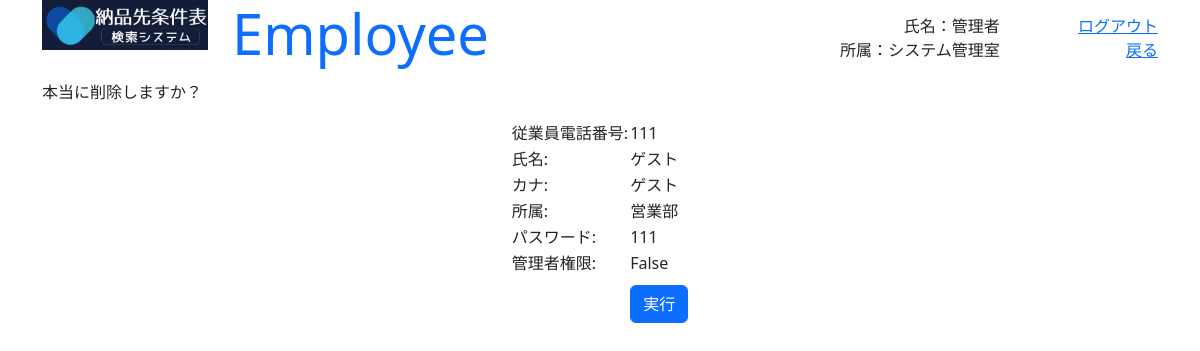
Page /employee/2/2 (signed in) on the committed database.
### GreenLine/models.py (models this page shows, shortened)
class Employee(models.Model) :
    organization = models.ForeignKey(Organization, on_delete=models.CASCADE)
    name = models.CharField(max_length=32, default='')
    kana_regex = RegexValidator(regex=r'^[ァ-ヴー]+$', message='カナはカタカナのみ入力できます')
    kana = models.CharField(validators=[kana_regex], max_length=64, default='')
    phone_regex = RegexValidator(regex=r'^[0-9]+$', message='電話番号は半角数字のみ入力できます')
    phone = models.CharField(validators=[phone_regex], max_length=16, default='')
    password = models.CharField(max_length=16, default='')
    auth = models.BooleanField(default=False)

class Organization(models.Model) :
    name = models.CharField(max_length=200, default='')

### GreenLine/views.py (the view)
# urls.py: path('employee/<int:id>/<int:edit>', employee, name="employee"),
@csrf_exempt
def employee(request, id, edit) :
    print(id, edit)
    employee = get_employee(request, True)
    if not employee :
        return redirect('admin_login')
    target = Employee.objects.filter(id=id).first()
    params = {
        'title' : 'Employee',
        'msg' : '',
        'name' : employee.name,
        'organizaion' : employee.organization.name,
        'id' : id,
        'edit' : edit,
        'form' : EmployeeForm(instance=target)
    }
    if request.POST :
        form = EmployeeForm(data=request.POST)
        if edit == 1 :
            if form.is_valid() :
                params['msg'] = 'この内容で更新してよいですか？'
                params['form'] = form
            else :
                params['msg'] = '入力に誤りがあります'
        elif edit == 3 :
            target.phone = request.POST['phone']
            target.name = request.POST['name']
            target.kana = request.POST['kana']
            target.password = request.POST['password']
            print(request.POST['organization'])
            target.organization = Organization.objects.filter(id=request.POST['organization']).first()
            target.save()
            return redirect('show_employees')
    else :
        if edit == 2 :
            params['msg'] = '本当に削除しますか？'
        elif edit == 4 :
            target = Employee.objects.filter(id=id)
            target.delete()
            return redirect('show_employees')
    return render(request, 'employee.html', params)

### GreenLine/forms.py (called while the page is built)
    def get_organization(self) :
        return self.instance.organization.name

### GreenLine/views.py (called while the page is built)
def get_employee(request, auth_flg) :
    if not 'employee' in request.session :
        return None
    employee = Employee.objects.filter(id=request.session['employee']).first()
    if not employee :
        return None
    if auth_flg and not employee.auth :
        return None
    return employee

### GreenLine/templates/employee.html (shortened to what this page needs)
{% load static %}
<!doctype html>
<html lang="ja">
<head>
    <link href="https://cdn.jsdelivr.net/npm/bootstrap@5.3.0-alpha1/dist/css/bootstrap.min.css" rel="stylesheet">
</head>
<body class="container" style="height: 95vh;">
    <div class="row align-items-start">
        <div class="col-2"><img src="{% static 'title.png' %}" width="100%"></div>
        <div id="main_header" class="col-10 container" style="height: 10vh; padding-bottom: 10px;">
            <div class="row align-items-center">
            <div class="col-6 text-start"><h1 class="display-4 text-primary">{{ title }}</h1></div>
            <div class="col-4 container">
                <div class="row"><div class="col text-end">氏名：{{ name }}</div></div>
                <div class="row"><div class="col text-end">所属：{{ organizaion }}</div></div>
            </div>
            <div class="col container">
                <div class="row"><div class="col text-end"><a href="{% url 'admin_login' %}">ログアウト</a></div></div>
                <div class="row"><div class="col text-end"><a href="{% url 'admin_main' %}">戻る</a></div></div>
            </div>
            </div>
        </div>
        </div>
    <p>{{ msg }}</p>
    <div id="employee" class="d-flex justify-content-center">
    <form action="{% url 'employee' id edit %}" method="POST">
    <table>
    {% if edit != 1 %}
        <tr><td>{{ form.phone.label_tag }}</td><td>{{ form.phone.value }}</td></tr>
        <tr><td>{{ form.name.label_tag }}</td><td>{{ form.name.value }}</td></tr>
        <tr><td>{{ form.kana.label_tag }}</td><td>{{ form.kana.value }}</td></tr>
        <tr><td>{{ form.organization.label_tag }}</td><td>{{ form.get_organization }}</td></tr>
        <tr><td>{{ form.password.label_tag }}</td><td>{{ form.password.value }}</td></tr>
        <tr><td>{{ form.auth.label_tag }}</td><td>{{ form.auth.value }}</td></tr>
        <tr><td></td><td>
            {% if edit < 2 %}
                <button class="btn btn-primary mt-2" onclick="onEdit(form)">編集</button>
                <button class="btn btn-primary mt-2" onclick="onDelete(form)">削除</button>
            {% else %}
                <button class="btn btn-primary mt-2" onclick="onDeleteExec(form)">実行</button>
            {% endif %}
        </td></tr>
    {% endif %}
    </table>
    </form>
    </div>
</body>
</html>

### rows in the picture
Employee: name "管理者"
Organization: name "システム管理室"
Employee: phone.value "111", name.value "ゲスト", kana.value "ゲスト", get_organization "営業部", password.value "111"

### other values in the picture
{{ msg }} "本当に削除しますか？"
